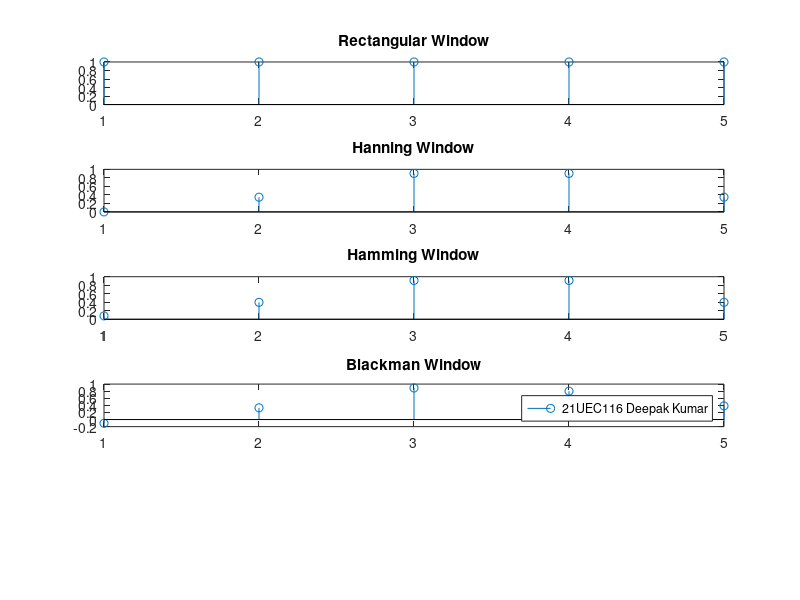

The MATLAB script that drew this image:
clc;
clear all;
close all;
N = input('Enter N: ');

for i = 1:N % rectangular window
    W(i) = 1;
end

for i = 1:N % Hanning window
    W1(i) = 0.5 - 0.5 * cos(2 * pi * (i-1) / N );
end

for i = 1:N % Hamming window
    W2(i) = 0.54 - 0.46 * cos(2 * pi * (i-1) / N );
end

for i = 1:N % Blackman window
    W3(i) = 0.46 - 0.5 * cos(2 * pi * (i-1) / N ) + 0.08 * cos(4 * pi * (i) / N );
end


subplot(5,1,1);
stem(W);
title('Rectangular Window');

subplot(5,1,2);
stem(W1);
title('Hanning Window');

subplot(5,1,3);
stem(W2);
title('Hamming Window');

subplot(5,1,4);
stem(W3);
title('Blackman Window');
legend('21UEC116 Deepak Kumar');